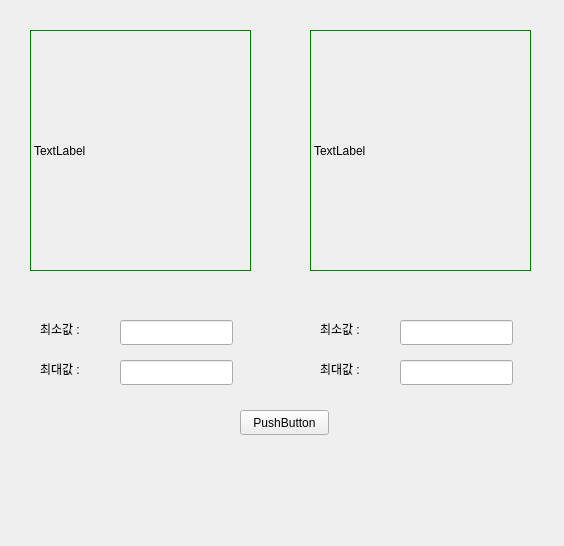
<?xml version="1.0" encoding="UTF-8"?>
<ui version="4.0">
 <class>Form</class>
 <widget class="QWidget" name="Form">
  <property name="geometry">
   <rect>
    <x>0</x>
    <y>0</y>
    <width>564</width>
    <height>546</height>
   </rect>
  </property>
  <property name="windowTitle">
   <string>Form</string>
  </property>
  <widget class="QPushButton" name="button3">
   <property name="geometry">
    <rect>
     <x>240</x>
     <y>410</y>
     <width>89</width>
     <height>25</height>
    </rect>
   </property>
   <property name="text">
    <string>PushButton</string>
   </property>
  </widget>
  <widget class="QLabel" name="mttyy01">
   <property name="geometry">
    <rect>
     <x>30</x>
     <y>30</y>
     <width>221</width>
     <height>241</height>
    </rect>
   </property>
   <property name="styleSheet">
    <string notr="true">border:1px solid green</string>
   </property>
   <property name="text">
    <string>TextLabel</string>
   </property>
  </widget>
  <widget class="QLabel" name="mttyy02">
   <property name="geometry">
    <rect>
     <x>310</x>
     <y>30</y>
     <width>221</width>
     <height>241</height>
    </rect>
   </property>
   <property name="styleSheet">
    <string notr="true">border:1px solid green</string>
   </property>
   <property name="text">
    <string>TextLabel</string>
   </property>
  </widget>
  <widget class="QLabel" name="label_3">
   <property name="geometry">
    <rect>
     <x>40</x>
     <y>320</y>
     <width>67</width>
     <height>17</height>
    </rect>
   </property>
   <property name="text">
    <string>최소값 :</string>
   </property>
  </widget>
  <widget class="QLabel" name="label_4">
   <property name="geometry">
    <rect>
     <x>40</x>
     <y>360</y>
     <width>67</width>
     <height>17</height>
    </rect>
   </property>
   <property name="text">
    <string>최대값 :</string>
   </property>
  </widget>
  <widget class="QLabel" name="label_5">
   <property name="geometry">
    <rect>
     <x>320</x>
     <y>320</y>
     <width>67</width>
     <height>17</height>
    </rect>
   </property>
   <property name="text">
    <string>최소값 :</string>
   </property>
  </widget>
  <widget class="QLabel" name="label_6">
   <property name="geometry">
    <rect>
     <x>320</x>
     <y>360</y>
     <width>67</width>
     <height>17</height>
    </rect>
   </property>
   <property name="text">
    <string>최대값 :</string>
   </property>
  </widget>
  <widget class="QLineEdit" name="lineEdit">
   <property name="geometry">
    <rect>
     <x>120</x>
     <y>320</y>
     <width>113</width>
     <height>25</height>
    </rect>
   </property>
  </widget>
  <widget class="QLineEdit" name="lineEdit_2">
   <property name="geometry">
    <rect>
     <x>120</x>
     <y>360</y>
     <width>113</width>
     <height>25</height>
    </rect>
   </property>
  </widget>
  <widget class="QLineEdit" name="lineEdit_3">
   <property name="geometry">
    <rect>
     <x>400</x>
     <y>320</y>
     <width>113</width>
     <height>25</height>
    </rect>
   </property>
  </widget>
  <widget class="QLineEdit" name="lineEdit_4">
   <property name="geometry">
    <rect>
     <x>400</x>
     <y>360</y>
     <width>113</width>
     <height>25</height>
    </rect>
   </property>
  </widget>
 </widget>
 <resources/>
 <connections>
  <connection>
   <sender>button3</sender>
   <signal>clicked()</signal>
   <receiver>Form</receiver>
   <slot>display_image()</slot>
   <hints>
    <hint type="sourcelabel">
     <x>282</x>
     <y>433</y>
    </hint>
    <hint type="destinationlabel">
     <x>284</x>
     <y>454</y>
    </hint>
   </hints>
  </connection>
 </connections>
 <slots>
  <slot>display_image()</slot>
 </slots>
</ui>
